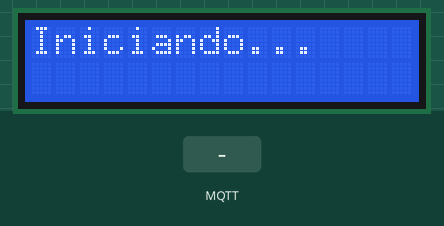
This sketch was run on a simulated ESP32. Shown: 16×2 character LCD. The test bench sets the inputs (shaded band). WiFi joins after 1.5 s; servers stay silent unless stated; no MQTT or app messages arrive unless stated; what the sketch prints to the serial monitor is not drawn.

Above: at 2.7 s.
2.8 s: MQTT message "1" arrives on the first subscribed topic
At 3.4 s:
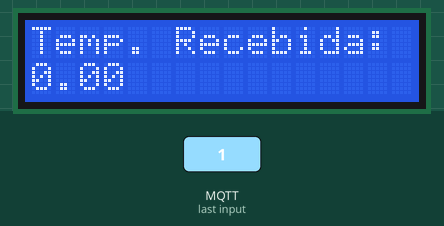
4.3 s: MQTT message "on" arrives on the first subscribed topic
Timing chart, 0 to 7.3 s (numbered marks = the images above; inputs shaded):
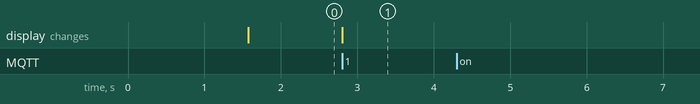

Measured:
- after the input at 2.8 s, the display: changes at once (image 1)
- after the input at 4.3 s, every drawn part: stays the same

The sketch:

sketch_subscriber.ino
```cpp
/* * Universidade Federal do Paraná (UFPR) - DELT
 * Disciplina: Sistemas Operacionais Embarcados
 * Prática 5: Subscriber MQTT com Parsing de JSON
 * Professor: Thiago José da Luz, PhD
 * Data: 28/03/2026
 * * OBJETIVO DIDÁTICO:
 * Implementar um nó receptor (Subscriber) que utiliza o protocolo MQTT para
 * consumir dados serializados em JSON. O código demonstra o uso de funções
 * de callback para processamento assíncrono e a integração de bibliotecas
 * de desserialização para extração de dados estruturados.
 */
// Subscriber

#include <WiFi.h> //para usar o Wifi
#include <PubSubClient.h>
#include <ArduinoJson.h> // Biblioteca essencial para trabalhar com JSON
#include <LiquidCrystal.h>

// Parâmetros de Conectividade
const char* SSID =  "Wokwi-GUEST"; // nome da rede wifi virtual do WokWi
const char* PASSWORD = ""; // senha
WiFiClient wifiClient;   // cria o objeto wifiClient

//MQTT Server
const char* BROKER_MQTT = "broker.hivemq.com"; //URL do broker MQTT que se deseja utilizar
int BROKER_PORT = 1883;                      // Porta do Broker MQTT

// Identificadores Únicos (Importante para evitar conflitos no Broker)
#define ID_MQTT  "TL02"            //Informe um ID unico e seu. Caso sejam usados IDs repetidos a ultima conexão irá sobrepor a anterior.
#define TOPIC_SUBSCRIBE "TLTemp"    //Informe um Tópico único. Caso sejam usados tópicos em duplicidade, o último irá eliminar o anterior.
PubSubClient MQTT(wifiClient);        // Instancia o Cliente MQTT passando o objeto espClient

// Barramento Paralelo do LCD (Modo 4 bits)
#define RS 19
#define E 18
#define D4 5
#define D5 17
#define D6 16
#define D7 4
LiquidCrystal lcd(RS, E, D4, D5, D6, D7);


// Protótipos de Gestão de Conexão
void mantemConexoes();  //Garante que as conexoes com WiFi e MQTT Broker se mantenham ativas
void conectaWiFi();     //Faz conexão com WiFi
void conectaMQTT();     //Faz conexão com Broker MQTT
void recebePacote(char* topic, byte* payload, unsigned int length);

void setup() {

  Serial.begin(115200);

  conectaWiFi(); // conectar com WIfi
  MQTT.setServer(BROKER_MQTT, BROKER_PORT);   // Conectar com o Broker
  MQTT.setCallback(recebePacote);

  // Inicialização de Periféricos
  lcd.begin(16, 2);
  lcd.clear();
  lcd.print("Iniciando...");
}

void loop() {
  // Mantém a resiliência das conexões em tempo de execução
  mantemConexoes();
  /* MQTT Loop: Processa mensagens de entrada e mantém o 'keep-alive'
     com o Broker. Fundamental para o funcionamento do Callback. */
  MQTT.loop();
}

/* --- FUNÇÃO DE CALLBACK (PROCESSAMENTO DE DADOS) --- */
void recebePacote(char* topic, byte* payload, unsigned int length)
{
    /* Alocação de buffer para o Documento JSON.
     StaticJsonDocument é mais rápido e adequado para mensagens pequenas. */
    StaticJsonDocument<200> doc;

    // Desserialização: Transforma o payload (bytes) em um objeto JSON acessível
    DeserializationError error = deserializeJson(doc, payload, length);

    if (error) {
      Serial.print("Falha na desserialização: ");
      Serial.println(error.c_str());
      return;
    }

    // Extração Tipada: Acesso direto às chaves do JSON
    float temperatura = doc["temperatura"]; // Pega o valor associado à chave "temperatura"
    const char* unidade = doc["unidade"]; // Para strings, use const char*

    // Atualização da Interface Local
    lcd.clear();
    lcd.setCursor(0, 0);
    lcd.print("Temp. Recebida:");

    lcd.setCursor(0, 1);
    lcd.print(temperatura);
    lcd.print(" ");
    lcd.print(unidade);

    // Log Serial para Debug
    Serial.printf("Pacote recebido via MQTT [%s]: %.2f %s\n", topic, temperatura, unidade);
}

/* --- GESTÃO DE REDE E CONEXÕES --- */
void mantemConexoes() {
    if (!MQTT.connected()) {
       conectaMQTT();
    }

    conectaWiFi(); //se não há conexão com o WiFI, a conexão é refeita
}

void conectaWiFi() {

  if (WiFi.status() == WL_CONNECTED) {
     return;
  }

  Serial.print("Conectando-se na rede: ");
  Serial.print(SSID);
  Serial.println("  Aguarde!");

  WiFi.begin(SSID, PASSWORD); // Conecta na rede WI-FI
  while (WiFi.status() != WL_CONNECTED) {
      delay(100);
      Serial.print(".");
  }

  Serial.println();
  Serial.print("Conectado com sucesso, na rede: ");
  Serial.print(SSID);
  Serial.print("  IP obtido: ");
  Serial.println(WiFi.localIP());
}

void conectaMQTT() {
    while (!MQTT.connected()) {
        Serial.print("Conectando ao Broker MQTT: ");
        Serial.println(BROKER_MQTT);
        if (MQTT.connect(ID_MQTT)) {
            Serial.println("Conectado ao Broker com sucesso!");
            MQTT.subscribe(TOPIC_SUBSCRIBE);
        }
        else {
            Serial.println("Noo foi possivel se conectar ao broker.");
            Serial.println("Nova tentatica de conexao em 10s");
            delay(10000);
        }
    }
}
```
